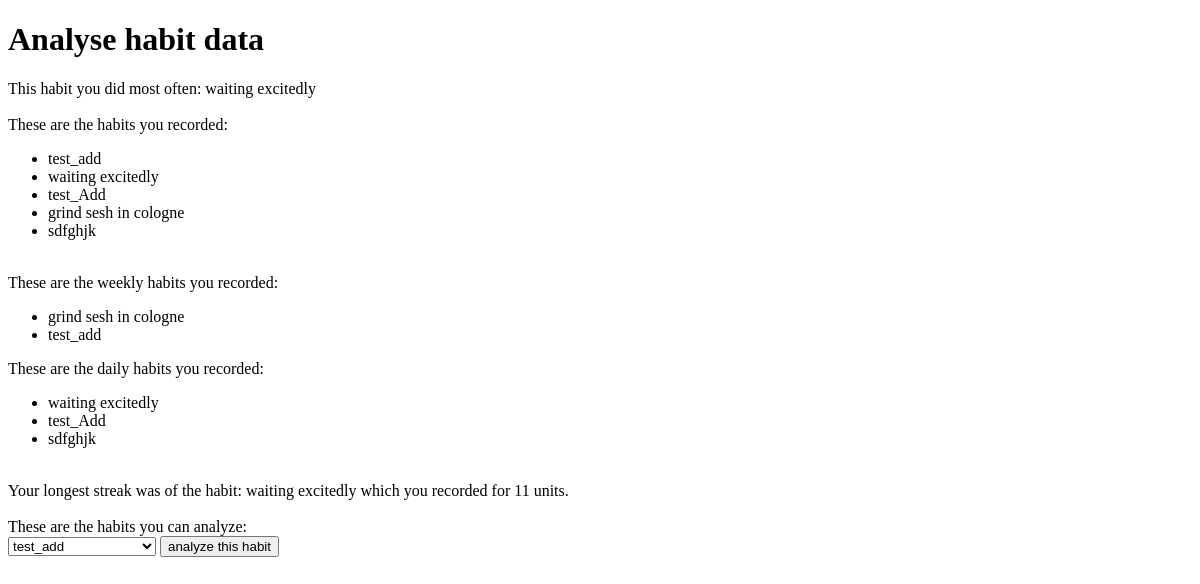
The page /analysis on the database as committed earlier.
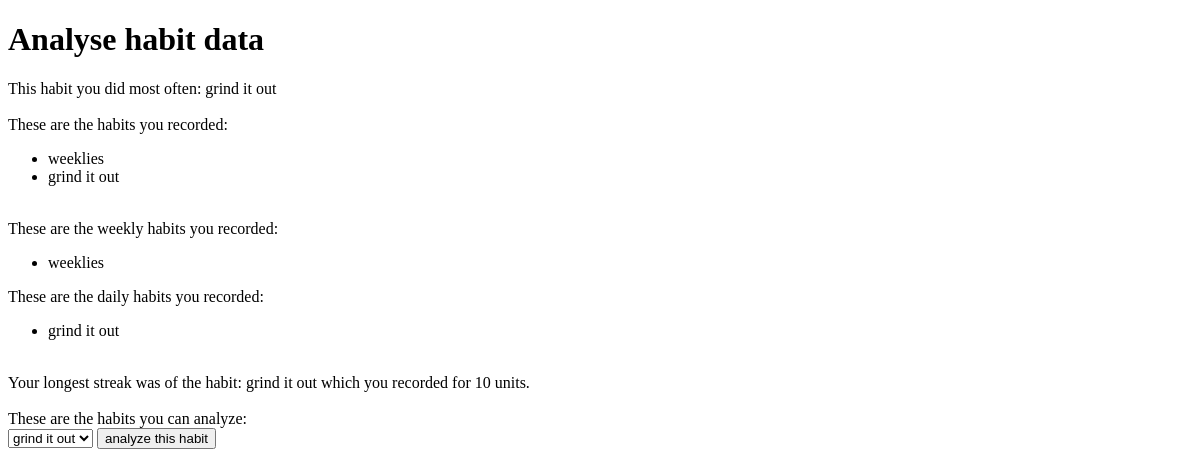
The same page on the database as committed later.
### tables this page shows
CREATE TABLE habits (
                id INTEGER PRIMARY KEY AUTOINCREMENT,
                name TEXT NOT NULL,
                date TEXT NOT NULL,
                streak INTEGER,
                periodicity TEXT NOT NULL
            );

### app.py (the view)
@app.route('/analysis', methods=('GET', 'POST'))
def analysis():
    conn = get_db_connection()
    cur = conn.cursor()
    cur.execute('SELECT name FROM habits')
    habits = cur.fetchall()
    habits_ls = [element[0] for element in habits]
    most_habit = ''
    single_habits_set = set(habits_ls)
    show_habits = [i for i in single_habits_set]
    for habit in single_habits_set:
        if habits_ls.count(habit) > habits_ls.count(most_habit):
            most_habit = habit
        elif habits_ls.count(habit) == habits_ls.count(most_habit):
            most_habit = habit, most_habit
    longest_streak = []
    conn = get_db_connection()
    cur = conn.cursor()
    cur.execute('SELECT name FROM habits WHERE periodicity = ?', ('daily',))
    ls_daily = cur.fetchall()
    ls_daily_readable_set = set([i[0] for i in ls_daily])
    for i in ls_daily_readable_set:
        longest_streak.append([i, current_streak(i)[0]])
    all_dates = [i[1] for i in longest_streak]
    streak_count = max(all_dates)
    longest_habit_s = []
    for habit, date in longest_streak:
        if date == streak_count:
            longest_habit_s.append(habit)
    cur = conn.cursor()
    cur.execute('SELECT name FROM habits WHERE periodicity = ?', ('daily',))
    dailies = set(cur.fetchall())
    cur = conn.cursor()
    cur.execute('SELECT name FROM habits WHERE periodicity = ?', ('weekly',))
    weeklies = set(cur.fetchall())
    cur.execute('SELECT name, periodicity FROM habits')
    all_habits = [i[0] for i in set(cur.fetchall())]
    conn.close()
    return render_template('analysis.html', variable_most_habit=most_habit, habits = show_habits, longest_streak_habit = longest_habit_s[0], longest_streak_streak = streak_count, daily_habits = dailies, weekly_habits = weeklies, all_habits = all_habits)

### app.py (called while the page is built)
@app.before_request
def before_request():
    g.db = get_db_connection()

### database.py (called while the page is built)
def get_db_connection():
    if 'db' not in g: # checks if g already holds a database and adds one otherwise
        print('building database connection')
        g.db = sqlite3.connect(current_app.config['DATABASE']) # sets the db according to the current context
        g.db.row_factory = sqlite3.Row # getting back dictionaries from the row data
    return g.db

def close_db_connection(e=None):
    db = g.pop('db', None)
    if db is not None:
        db.close()

### templates/analysis.html (shortened to what this page needs)
<!DOCTYPE html>
<html lang="en">
<head>
</head>
<body>
    <h1>Analyse habit data</h1>
    <div>This habit you did most often: {{ variable_most_habit }}</div>
    <br>
    <div>These are the habits you recorded:</div>
    <ul>
        {% for habit in habits %}
            <li>{{ habit }}</li>
        {% endfor %}
    </ul>
    <br>
    <div>These are the weekly habits you recorded:</div>
    <ul>
        {% for habit in weekly_habits %}
            <li>{{ habit[0] }}</li>
        {% endfor %}
    </ul>
    <div>These are the daily habits you recorded:</div>
    <ul>
        {% for habit in daily_habits %}
            <li>{{ habit[0] }}</li>
        {% endfor %}
    </ul>
    <br>
    <div>Your longest streak was of the habit: {{ longest_streak_habit }} which you recorded for {{ longest_streak_streak }} units.</div>
    <br>
    <div>These are the habits you can analyze:</div>
    <form action="/submit-dropdown-analysis" method="post">
        <select name="dropdown">
            {% for option in all_habits %}
            <option value="{{ option | safe }}">{{ option }}</option>
            {% endfor %}
        </select>
        <button type="submit">analyze this habit</button>
    </form>
</body>
</html>

Rows that differ between the two databases and show on the page:
removed habits: name "waiting excitedly"
removed habits: name "test_add"
removed habits: name "test_Add"
removed habits: name "grind sesh in cologne"
removed habits: name "sdfghjk"
added habits: name "grind it out"
added habits: name "weeklies"
Other text that changed with them:
{{ longest_streak_streak }}: "11" → "10"
form field dropdown: "test_add" → "grind it out"
